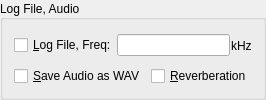
         <widget class="QGroupBox" name="GroupBoxLogFileSaveData">
          <property name="title">
           <string>Log File, Audio</string>
          </property>
          <property name="alignment">
           <set>Qt::AlignLeading|Qt::AlignLeft|Qt::AlignVCenter</set>
          </property>
          <layout class="QVBoxLayout" name="_26">
           <property name="spacing">
            <number>6</number>
           </property>
           <property name="margin">
            <number>11</number>
           </property>
           <item>
            <layout class="QHBoxLayout" name="_27">
             <property name="spacing">
              <number>0</number>
             </property>
             <property name="margin">
              <number>0</number>
             </property>
             <item>
              <widget class="QCheckBox" name="CheckBoxWriteLog">
               <property name="text">
                <string>&amp;Log File, Freq:</string>
               </property>
              </widget>
             </item>
             <item>
              <widget class="QLineEdit" name="EdtFrequency"/>
             </item>
             <item>
              <widget class="QLabel" name="TextLabel1_3">
               <property name="text">
                <string>kHz</string>
               </property>
               <property name="wordWrap">
                <bool>false</bool>
               </property>
               <property name="indent">
                <number>1</number>
               </property>
              </widget>
             </item>
            </layout>
           </item>
           <item>
            <layout class="QHBoxLayout" name="_28">
             <property name="spacing">
              <number>6</number>
             </property>
             <property name="margin">
              <number>0</number>
             </property>
             <item>
              <widget class="QCheckBox" name="CheckBoxSaveAudioWave">
               <property name="text">
                <string>&amp;Save Audio as WAV</string>
               </property>
              </widget>
             </item>
             <item>
              <widget class="QCheckBox" name="CheckBoxReverb">
               <property name="text">
                <string>&amp;Reverberation</string>
               </property>
              </widget>
             </item>
            </layout>
           </item>
          </layout>
         </widget>
